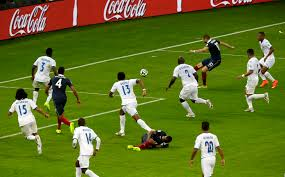
#> input picture src/images/match.jpeg, 285 x 177 px
$ python SIFT.py
#> lines starting #> are read from the running program, lines starting #| are printed output that depends on the picture
### src/utils/media.py
import os


def get_image_path(path):
    script_dir = os.path.dirname(__file__)  # <-- absolute dir the script is in
    rel_path = "../images/" + path
    abs_file_path = os.path.join(script_dir, rel_path)
    return abs_file_path

### src/featureDetection/SIFT.py
import cv2
from ..utils.media import get_image_path

pathname = get_image_path('match.jpeg')
img = cv2.imread(pathname)
#> img is the input picture: shape (177, 285, 3); mean B, G, R 32.9, 111.8, 96.9

gray = cv2.cvtColor(img, cv2.COLOR_BGR2GRAY)
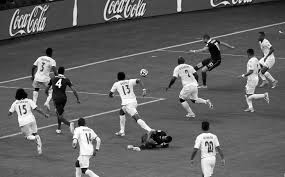
#> gray: shape (177, 285); min 0, max 255, mean 98.3
sift = cv2.xfeatures2d.SIFT_create()
kp = sift.detect(gray, None)
#> kp = 323 keypoints; strongest (x, y, size): (60, 81, 2), (59, 84, 3.8), (34, 134, 2), (216, 44, 1.9)
img = cv2.drawKeypoints(gray, kp, img)
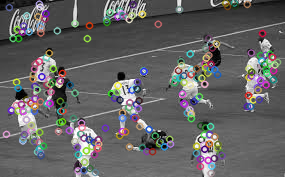
#> img: shape (177, 285, 3); mean B, G, R 99.5, 99.2, 99.8

cv2.imshow('SIFT', img)
cv2.waitKey(0)
cv2.destroyAllWindows()

$ run again, with src/images/team.jpeg copied over src/images/match.jpeg
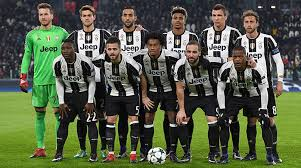
#> input picture src/images/team.jpeg, 301 x 168 px
#> img is the input picture: shape (168, 301, 3); mean B, G, R 68.2, 92.6, 83.8
#> `gray = cv2.cvtColor(img, cv2.COLOR_BGR2GRAY)`:
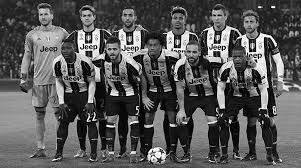
#> gray: shape (168, 301); min 0, max 255, mean 87.2
#> kp = 698 keypoints; strongest (x, y, size): (273, 7, 1.9), (230, 121, 2), (114, 93, 4.8), (228, 81, 2)
#> `img = cv2.drawKeypoints(gray, kp, img)`:
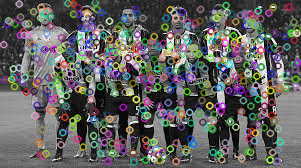
#> img: shape (168, 301, 3); mean B, G, R 94.9, 96, 96.2
